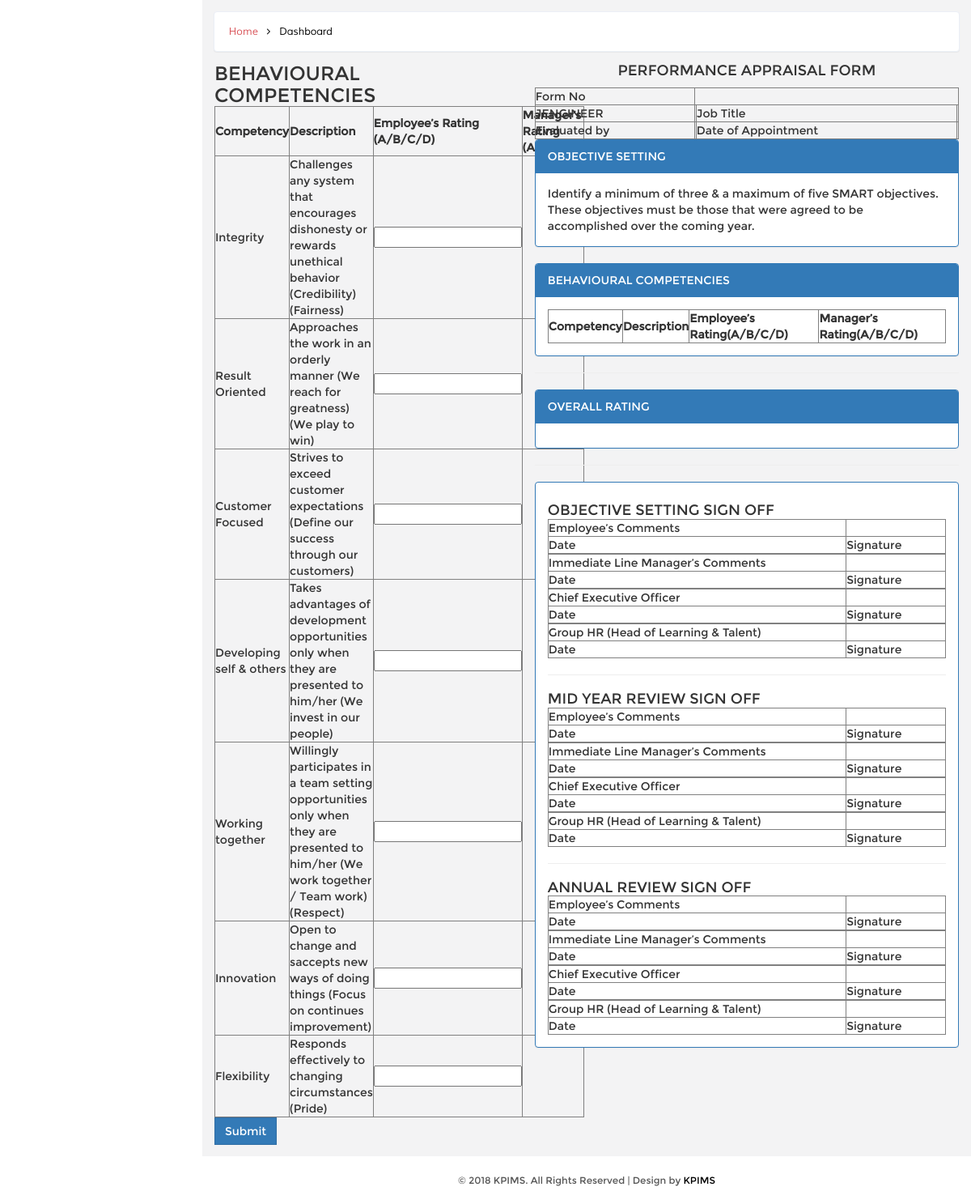
Screenshot of /PAFID_proceed_step2.php with the database file from the repository.
### tables this page shows
CREATE TABLE `kpi_beh_competency` (
  `id` int(5) NOT NULL AUTO_INCREMENT,
  `competency` varchar(50) DEFAULT NULL,
  `description` text DEFAULT NULL,
  PRIMARY KEY (`id`)
);

### DB.php (called while the page is built, shortened)
<?php
function getDBConnection() {
    $servername = "localhost";
    $username = "root";
    $password = "123";
    $db = "kpimsdb";
    $conn = mysqli_connect($servername, $username, $password, $db);
    if (!$conn) {
        die("Connection failed: " . mysqli_connect_error());
    } else {
        return $conn;
    }
}
function getData($sql) {
    $conn = getDBConnection();
    $result = mysqli_query($conn, $sql);
    if (mysqli_num_rows($result) > 0) {
        return $result;
    } else {
        return FALSE;
    }
}
?>

### PAFID_proceed_step2.php (the view, shortened to what this page needs)
<!DOCTYPE HTML>
<html>
    <?php include_once './DB.php'; ?>
    <head>
        <link href="css/bootstrap.min.css" rel='stylesheet' type='text/css' />
        <link href="css/style.css" rel='stylesheet' type='text/css' />
        <link href="css/font-awesome.css" rel="stylesheet">
        <link href="css/custom.css" rel="stylesheet">
    </head>
    <body>
        <div id="wrapper">
            <div id="page-wrapper" class="gray-bg dashbard-1">
                <div class="content-main">
                    <div class="banner">
                        <h2>
                            <a href="home.php">Home</a>
                            <i class="fa fa-angle-right"></i>
                            <span>Dashboard</span>
                        </h2>
                    </div>
                    <div class="content-top">
                        <div class="col-md-5 ">
                            <form action="PAFID_behavioural_competencies.php" method="post">
                                <h3>BEHAVIOURAL COMPETENCIES</h3>
                                <table border="1">
                                    <thead>
                                        <tr>
                                            <th>Competency</th>
                                            <th>Description</th>
                                            <th>Employee’s Rating (A/B/C/D)</th>
                                            <th>Manager’s Rating (A/B/C/D)</th>
                                        </tr>
                                    </thead>
                                    <tbody>
                                        <?php
                                        $sql = "SELECT * FROM kpi_beh_competency";
                                        $data = getData($sql);
                                        foreach ($data as $value) {
                                            ?>
                                            <tr>
                                                <td><?= $value['competency'] ?></td>
                                                <td><?= $value['description'] ?></td>
                                                <td><input type="text" name="<?= $value['id'] ?>"/></td>
                                                <td></td>
                                            </tr>
                                            <?php
                                        }
                                        ?>
                                    </tbody>
                                </table>
                                    <button name="submit" type="submit" class="btn btn-primary">Submit</button><br>
                            </form>
                        </div>
                        <div class="col-md-7 ">
                            <?php include './PAF.php'; ?>
                        </div>
                    </div>
                    <?php
                    include './_footer.php';
                    ?>
                </div>
            </div>
        </div>
    </body>
</html>

### css/style.css (style rules this page uses)
h4, h5, h6, h1, h2, h3 { margin: 0; }
html, body { font-family:'Montserrat-Regular'; background:#F3F3F4; overflow-x: hidden; }
body a { transition:0.5s all; -webkit-transition:0.5s all; -moz-transition:0.5s all; -o-transition:0.5s all; -ms-transition:0.5s all; }
div#wrapper { background-color: #fff; }
@media (min-width: 768px) { #page-wrapper { position: inherit; margin: 0 0 0 240px; min-height: 1000px; } }
.content-main { background-color: #F3F3F4; padding-top: 1em; }
.banner { background: #fff; display: block; margin: 0em 1em ; padding:1em; border: 1px solid #ebeff6; border-color: #ebeff6; border-radius: 4px; -webkit-border-radius: 4px; -o-border-radius: 4px; -moz-border-radius: 4px; -ms-border-radius: 4px; -webkit-box-shadow: 0 1px 1px rgba(0,0,0,.05); box-shadow: 0 1px 1px rgba(0,0,0,.05); }
.banner h2 { font-size:0.9em; }
.banner h2 a { color:#D95459; text-decoration:none; font-family: 'Muli-Regular'; padding:0.3em ; }
.banner h2 span { color:#000; font-family: 'Muli-Regular'; padding:0.3em ; }
.banner h2 i { color:#000; vertical-align:middle; padding:0.3em ; }
.content-top { padding: 1em 0; }
.btn { border-radius: 0px; outline: none; }

### css/custom.css (style rules this page uses)
#wrapper { width: 100%; }
#page-wrapper { min-height: 568px; }
@media (min-width:768px) { #page-wrapper { position: inherit; margin: 0 0 0 250px; } }

### rows the page displays
kpi_beh_competency: competency "Integrity", description "Challenges any system that encourages dishonesty or rewards unethical behavior (Credibility) (Fairness)"
kpi_beh_competency: competency "Result Oriented", description "Approaches the work in an orderly manner (We reach for greatness) (We play to win)"
kpi_beh_competency: competency "Customer Focused", description "Strives to exceed customer expectations (Define our success through our customers)"
kpi_beh_competency: competency "Developing self & others", description "Takes advantages of development opportunities only when they are presented to him/her (We invest in our people)"
kpi_beh_competency: competency "Working together", description "Willingly participates in a team setting opportunities only when they are presented to him/her (We work together / Team work) (Respect)"
kpi_beh_competency: competency "Innovation", description "Open to change and saccepts new ways of doing things (Focus on continues improvement)"
kpi_beh_competency: competency "Flexibility", description "Responds effectively to changing circumstances (Pride)"
